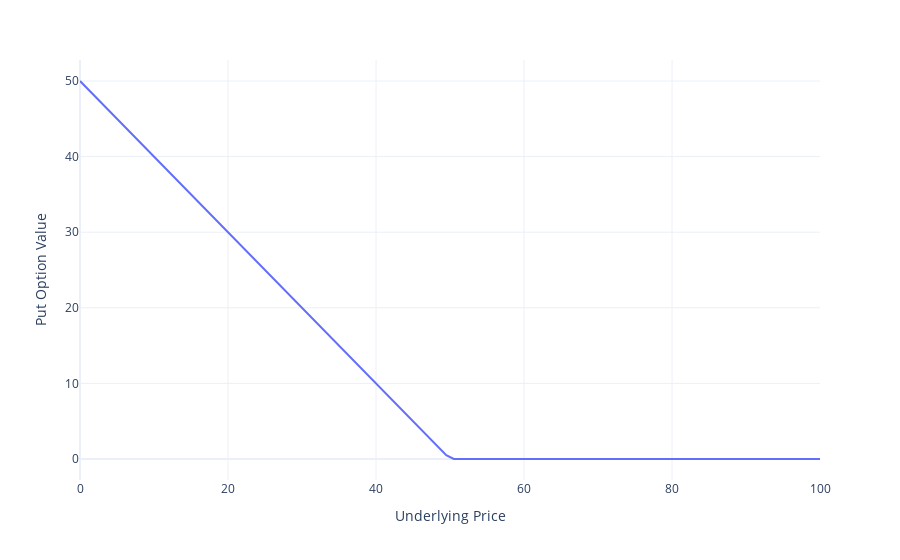

The code cell stored with this chart in its notebook:
### Code cell
put = np.maximum(strike-underlying, 0)

fig = px.line(x=underlying, y=put)
fig.update_traces(
    hovertemplate="Underlying = $%{x:.2f}<br>Put = $%{y:.2f}<extra></extra>"
)
fig.update_layout(
    xaxis_title="Underlying Price",
    yaxis_title="Put Option Value",
    template="plotly_white"
)
fig.show()

### Figure 1 — Plotly figure (JSON) as saved in the notebook; plotly's stock layout.template omitted (floating-point values rounded to 4 significant figures)
{"data": [{"hovertemplate": "Underlying = $%{x:.2f}<br>Put = $%{y:.2f}<extra></extra>", "legendgroup": "", "line": {"color": "#636efa", "dash": "solid"}, "marker": {"symbol": "circle"}, "mode": "lines", "name": "", "orientation": "v", "showlegend": false, "type": "scatter", "x": [0, 1.01, 2.02, 3.03, 4.04, 5.051, 6.061, 7.071, 8.081, 9.091, 10.1, 11.11, 12.12, 13.13, 14.14, 15.15, 16.16, 17.17, 18.18, 19.19, 20.2, 21.21, 22.22, 23.23, 24.24, 25.25, 26.26, 27.27, 28.28, 29.29, 30.3, 31.31, 32.32, 33.33, 34.34, 35.35, 36.36, 37.37, 38.38, 39.39, 40.4, 41.41, 42.42, 43.43, 44.44, 45.45, 46.46, 47.47, 48.48, 49.49, 50.51, 51.52, 52.53, 53.54, 54.55, 55.56, 56.57, 57.58, 58.59, 59.6, 60.61, 61.62, 62.63, 63.64, 64.65, 65.66, 66.67, 67.68, 68.69, 69.7, 70.71, 71.72, 72.73, 73.74, 74.75, 75.76, 76.77, 77.78, 78.79, 79.8, 80.81, 81.82, 82.83, 83.84, 84.85, 85.86, 86.87, 87.88, 88.89, 89.9, 90.91, 91.92, 92.93, 93.94, 94.95, 95.96, 96.97, 97.98, 98.99, 100], "xaxis": "x", "y": [50, 48.99, 47.98, 46.97, 45.96, 44.95, 43.94, 42.93, 41.92, 40.91, 39.9, 38.89, 37.88, 36.87, 35.86, 34.85, 33.84, 32.83, 31.82, 30.81, 29.8, 28.79, 27.78, 26.77, 25.76, 24.75, 23.74, 22.73, 21.72, 20.71, 19.7, 18.69, 17.68, 16.67, 15.66, 14.65, 13.64, 12.63, 11.62, 10.61, 9.596, 8.586, 7.576, 6.566, 5.556, 4.545, 3.535, 2.525, 1.515, 0.5051, 0, 0, 0, 0, 0, 0, 0, 0, 0, 0, 0, 0, 0, 0, 0, 0, 0, 0, 0, 0, 0, 0, 0, 0, 0, 0, 0, 0, 0, 0, 0, 0, 0, 0, 0, 0, 0, 0, 0, 0, 0, 0, 0, 0, 0, 0, 0, 0, 0, 0], "yaxis": "y"}], "layout": {"legend": {"tracegroupgap": 0}, "margin": {"t": 60}, "xaxis": {"anchor": "y", "domain": [0, 1], "title": {"text": "Underlying Price"}}, "yaxis": {"anchor": "x", "domain": [0, 1], "title": {"text": "Put Option Value"}}}}
